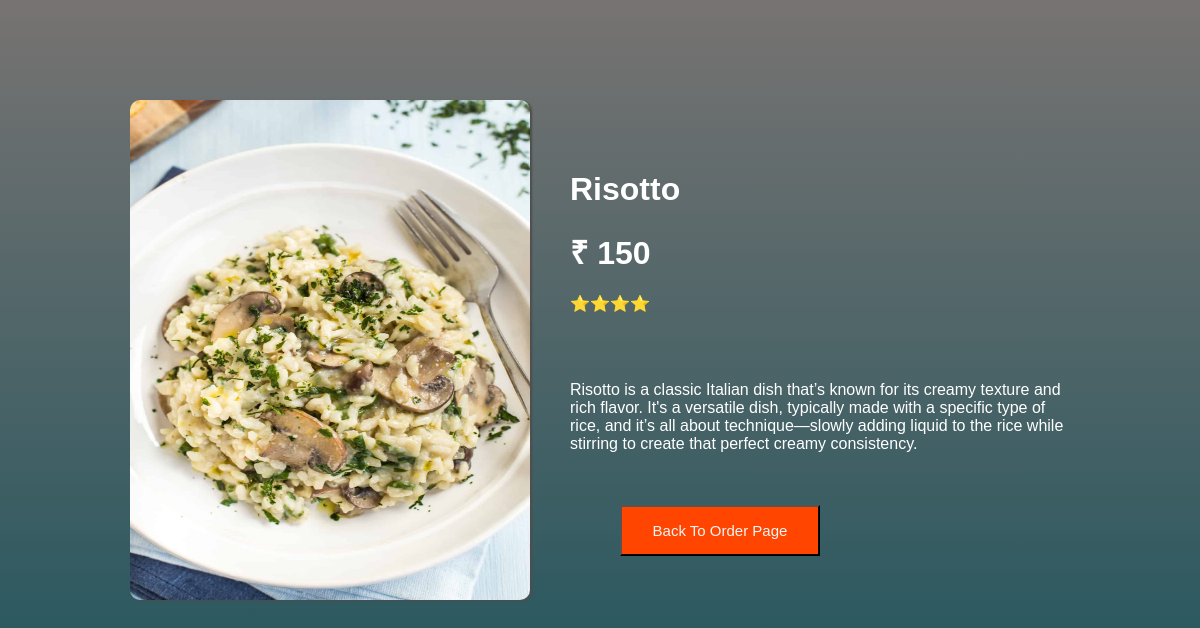
The app's page /orderinfo/2 with its own data.
### app12/models.py (models this page shows, shortened)
class Foodtable(models.Model):
    Foodname=models.CharField(max_length=100)
    Image = models.FileField()
    Quantity=models.IntegerField()
    Unitprice=models.IntegerField()
    Brand = models.CharField(max_length=100)
    Description = models.CharField(max_length=10000)

### app12/views.py (the view)
# urls.py: path("orderinfo/<str:id1>",views.orderinfo,name="orderinfo"),
def orderinfo(request,id1):
    a=Foodtable.objects.filter(id=id1).first()
    return render(request,"orderpage.html",{"infokey":a})

### templates/orderpage.html (shortened to what this page needs)
<!DOCTYPE html>
<html lang="en">
<head>
    <link rel="stylesheet" href="static/orderpagestyle.css">
</head>
<body>
<div class="header">
        <img src="{{infokey.Image.url}}" alt="img">
    <div class="text">
        <h1>{{infokey.Foodname}}</h1>
        <h1>₹ {{infokey.Unitprice}}</h1>
        <p>{{infokey.Brand}}</p><br><br>
        <p class="about">{{infokey.Description}}</p>
        <br>
        <br>
       <a href="/order"><button style="width:200px">Back To Order Page</button></a>
    </div>
</div>
</body>
</html>

### static/orderpagestyle.css (style rules this page uses)
body { padding: 0; margin: 0; background-color:rgb(105, 133, 64); }
img { width: 400px; height: 500px; border-radius: 10px; box-shadow: 2px 1px 2px 0px rgb(79, 77, 77); }
.header { display:flex; gap: 40px; justify-content: center; position: relative; top: 100px; font-family: Arial, sans-serif; }
.text { display: inline; position: relative; top:50px; color: white; }
button { position: relative; left: 50px; width: 150px; padding: 15px; background-color: orangered; transition: 400ms; color: whitesmoke; font-size: 15px; }

### templates/orderpage.html (style rules this page uses)
body { padding: 0; margin: 0; background:linear-gradient(to bottom, #777372, #18525b); height: 100vh; }
img { width: 400px; height: 500px; border-radius: 10px; box-shadow: 2px 1px 2px 0px rgb(79, 77, 77); }
.header { display:flex; gap: 40px; justify-content: center; position: relative; top: 100px; font-family: Arial, sans-serif; }
.text { display: inline; position: relative; top:50px; color: white; }
button { position: relative; left: 50px; width: 150px; padding: 15px; background-color: orangered; transition: 400ms; color: whitesmoke; font-size: 15px; }
.about { width:500px; }

### records on screen
Foodtable: Image (picture), Foodname "Risotto", Unitprice "150", Brand "⭐⭐⭐⭐", Description "Risotto is a classic Italian dish that’s known for its creamy texture and rich flavor. It's a versatile dish, typically made with a specific type of rice, and it’s all about technique—slowly adding liquid to the rice while stirring to create that perfect creamy consistency."
